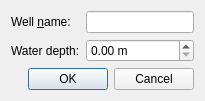
<?xml version="1.0" encoding="UTF-8"?>
<ui version="4.0">
 <class>WellData</class>
 <widget class="QWidget" name="WellData">
  <property name="windowTitle">
   <string>Well data</string>
  </property>
  <layout class="QVBoxLayout" name="mainLayout">
   <item>
    <layout class="QFormLayout" name="form">
     <item row="0" column="0">
      <widget class="QLabel" name="nameLabel">
       <property name="text">
        <string>Well &amp;name:</string>
       </property>
       <property name="buddy">
        <cstring>nameField</cstring>
       </property>
      </widget>
     </item>
     <item row="0" column="1">
      <widget class="QLineEdit" name="nameField"/>
     </item>
     <item row="1" column="0">
      <widget class="QLabel" name="depthLabel">
       <property name="text">
        <string>Water depth:</string>
       </property>
      </widget>
     </item>
     <item row="1" column="1">
      <widget class="QDoubleSpinBox" name="depthField">
       <property name="suffix">
        <string> m</string>
       </property>
       <property name="maximum">
        <double>3500.000000000000000</double>
       </property>
      </widget>
     </item>
    </layout>
   </item>
   <item>
    <widget class="QDialogButtonBox" name="buttons">
     <property name="standardButtons">
      <set>QDialogButtonBox::Cancel|QDialogButtonBox::Ok</set>
     </property>
    </widget>
   </item>
  </layout>
 </widget>
 <tabstops>
  <tabstop>nameField</tabstop>
  <tabstop>depthField</tabstop>
 </tabstops>
 <resources/>
 <connections/>
</ui>
